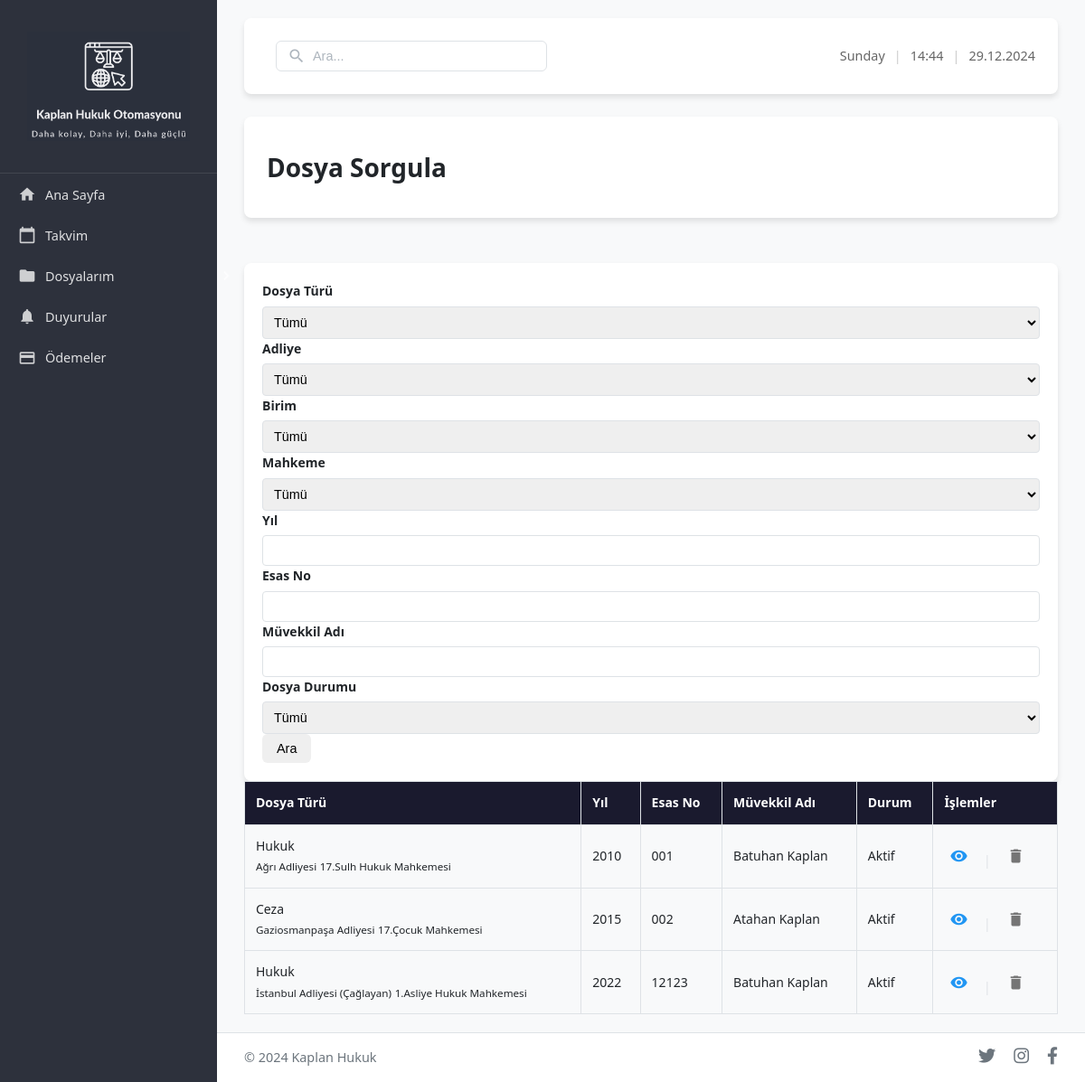
Before: /dosya_sorgula with the older database file.
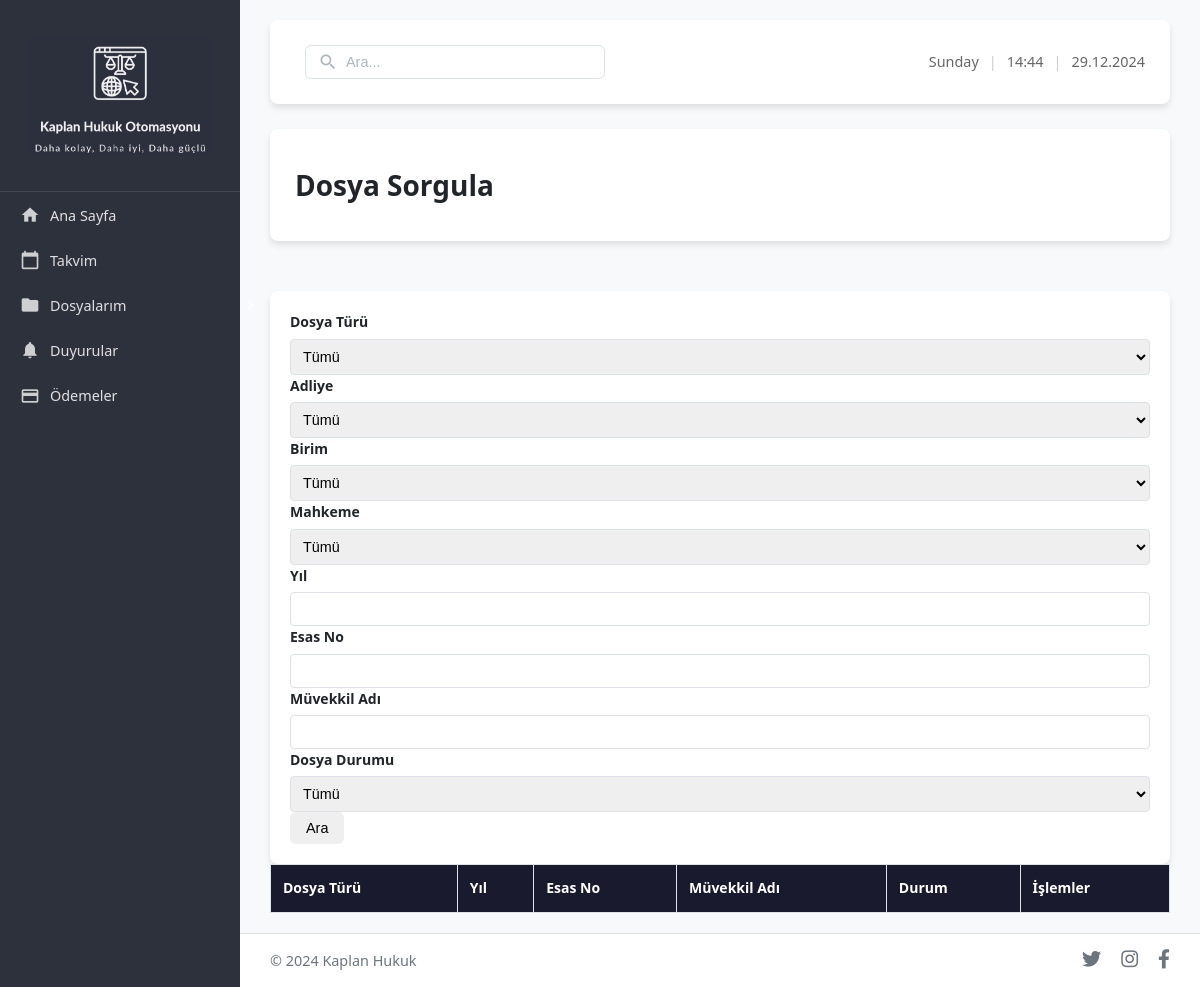
After: the same page with the newer database file.
### app.py (models this page shows)
class CaseFile(db.Model):
    id = db.Column(db.Integer, primary_key=True)
    file_type = db.Column(db.String(50), nullable=False)
    courthouse = db.Column(db.String(100), nullable=False)  # Adliye
    department = db.Column(db.String(100), nullable=False)  # Birim
    year = db.Column(db.Integer, nullable=False)
    case_number = db.Column(db.String(50), nullable=False)
    client_name = db.Column(db.String(150), nullable=False)
    status = db.Column(db.String(50), default='Aktif')
    open_date = db.Column(db.Date)
    next_hearing = db.Column(db.Date)
    expenses = db.relationship('Expense', backref='case_file', lazy=True)
    documents = db.relationship('Document', backref='case_file', lazy=True)
    description = db.Column(db.Text)
    user_id = db.Column(db.Integer, db.ForeignKey('user.id'), nullable=False)

### app.py (the view)
@app.route('/dosya_sorgula')
def dosya_sorgula():
    file_type = request.args.get('file_type')
    status = request.args.get('status')
    query = CaseFile.query
    if file_type:
        query = query.filter_by(file_type=file_type)
    if status:
        query = query.filter_by(status=status)
    case_files = query.all()
    return render_template('dosya_sorgula.html',
                         case_files=case_files,
                         selected_type=file_type,
                         selected_status=status)

### app.py (called while the page is built)
@app.context_processor
def inject_datetime():
    try:
        now = datetime.now()
        current_time = {
            'weekday': now.strftime('%A'),  # Gün adı
            'time': now.strftime('%H:%M'),  # Saat
            'date': now.strftime('%d.%m.%Y')  # Tarih
        }
    except Exception:
        current_time = {
            'weekday': '',
            'time': '',
            'date': ''
        }
    return dict(current_time=current_time)

### templates/dosya_sorgula.html (shortened to what this page needs)
{% extends "layout.html" %}
{% block content %}
<header>
    <div class="header-left">
        <h1>Dosya Sorgula</h1>
    </div>
</header>
<div class="inbox">
    <form method="POST" class="search-form">
        <div class="form-columns">
            <div class="form-column">
                <div class="input-group">
                    <label for="file-type">Dosya Türü</label>
                    <select id="file-type" name="file-type" onchange="updateDepartments()">
                        <option value="">Tümü</option>
                    </select>
                </div>
                <div class="input-group">
                    <label for="courthouse">Adliye</label>
                    <select id="courthouse" name="courthouse">
                        <option value="">Tümü</option>
                    </select>
                </div>
                <div class="input-group">
                    <label for="department">Birim</label>
                    <select id="department" name="department">
                        <option value="">Tümü</option>
                    </select>
                </div>
                <div class="input-group">
                    <label for="court-number">Mahkeme</label>
                    <select id="court-number" name="court-number">
                        <option value="">Tümü</option>
                    </select>
                </div>
            </div>
            <div class="form-column">
                <div class="form-row">
                    <div class="input-group">
                        <label for="year">Yıl</label>
                        <input type="number" id="year" name="year">
                    </div>
                    <div class="input-group">
                        <label for="case-number">Esas No</label>
                        <input type="text" id="case-number" name="case-number">
                    </div>
                </div>
                <div class="input-group">
                    <label for="client-name">Müvekkil Adı</label>
                    <input type="text" id="client-name" name="client-name">
                </div>
                <div class="input-group">
                    <label for="status">Dosya Durumu</label>
                    <select id="status" name="status">
                        <option value="">Tümü</option>
                    </select>
                </div>
            </div>
        </div>
        <div class="search-button-container">
            <button type="submit" class="btn">Ara</button>
        </div>
    </form>
</div>
<table class="data-table">
    <thead>
        <tr>
            <th>Dosya Türü</th>
            <th>Yıl</th>
            <th>Esas No</th>
            <th>Müvekkil Adı</th>
            <th>Durum</th>
            <th>İşlemler</th>
        </tr>
    </thead>
    <tbody>
        {% for case_file in case_files %}
        <tr data-case-id="{{ case_file.id }}">
            <td class="case-type">
                <div class="file-type-details">
                    <div class="main-type">{{ case_file.file_type|title }}</div>
                    <div class="sub-details">
                        <small>{{ case_file.courthouse }}</small>
                        <small>{{ case_file.department }}</small>
                    </div>
                </div>
            </td>
            <td>{{ case_file.year }}</td>
            <td class="case-number">{{ case_file.case_number }}</td>
            <td class="client-name">{{ case_file.client_name }}</td>
            <td>
                <span class="case-status status-text {% if case_file.status == 'Aktif' %}status-active{% else %}status-closed{% endif %}">
                    {{ case_file.status }}
                </span>
            </td>
            <td>
                <button class="action-btn view-btn" onclick="showDetails({{ case_file.id }})" title="Dosya Detayları">
                    <i class="material-icons">visibility</i>
                </button>
                <span style="color: #dee2e6; margin: 0 8px;">|</span>
                <button class="action-btn delete-btn" onclick="deleteCase({{ case_file.id }})" title="Dosyayı Sil">
                    <i class="material-icons">delete</i>
                </button>
            </td>
        </tr>
        {% endfor %}
    </tbody>
</table>
{% endblock %}

### templates/layout.html (shortened to what this page needs)
<!DOCTYPE html>
<html lang="tr">
<head>
    <link rel="stylesheet" href="{{ url_for('static', filename='style.css') }}">
    <link href="https://cdnjs.cloudflare.com/ajax/libs/font-awesome/6.0.0/css/all.min.css" rel="stylesheet">
    <link rel="stylesheet" href="https://cdn.jsdelivr.net/npm/universalviewer@4.0.0/dist/uv.css">
</head>
<body>
    <div class="container">
        <nav class="sidebar">
            <div class="logo">
                <img src="{{ url_for('static', filename='images/logo.png') }}" alt="Kaplan Hukuk">
            </div>
            <ul class="nav-links">
                <li><a href="{{ url_for('anasayfa') }}"><i class="material-icons">home</i>Ana Sayfa</a></li>
                <li><a href="{{ url_for('takvim') }}"><i class="material-icons">calendar_today</i>Takvim</a></li>
                <li class="has-submenu">
                    <a href="#" class="menu-trigger">
                        <div class="menu-left">
                            <i class="material-icons">folder</i>
                            <span>Dosyalarım</span>
                        </div>
                        <i class="material-icons menu-arrow">chevron_right</i>
                    </a>
                </li>
                <li><a href="{{ url_for('duyurular') }}"><i class="material-icons">notifications</i>Duyurular</a></li>
                <li><a href="{{ url_for('odemeler') }}"><i class="material-icons">payment</i>Ödemeler</a></li>
            </ul>
        </nav>
        <div class="main-wrapper">
            <main class="content">
                <header>
                    <div class="search-container">
                        <div class="search-wrapper">
                            <div class="search-box">
                                <i class="material-icons">search</i>
                                <input type="text" placeholder="Ara...">
                            </div>
                        </div>
                    </div>
                    <div class="header-right">
                        <div class="datetime-container">
                            <span class="datetime-text">{{ current_time.weekday }}</span>
                            <span class="separator">|</span>
                            <span class="datetime-text">{{ current_time.time }}</span>
                            <span class="separator">|</span>
                            <span class="datetime-text">{{ current_time.date }}</span>
                        </div>
                    </div>
                </header>
                {% block content %}{% endblock %}
            </main>
            <footer class="site-footer">
                <div class="footer-content">
                    <span>© 2024 Kaplan Hukuk</span>
                    <div class="social-links">
                        <a href="#"><i class="fab fa-twitter"></i></a>
                        <a href="#"><i class="fab fa-instagram"></i></a>
                        <a href="#"><i class="fab fa-facebook-f"></i></a>
                    </div>
                </div>
            </footer>
        </div>
    </div>
</body>
</html>

### static/style.css (style rules this page uses)
:root { --primary-color: #1a1a2e; --secondary-color: #6c757d; --accent-color: #6610f2; --background-color: #f8f9fa; --text-color: #212529; --text-light: #ffffff; --border-color: #dee2e6; --hover-color: #0b5ed7; --success-color: #198754; --warning-color: #ffc107; --danger-color: #dc3545; --shadow: 0 4px 6px rgba(0, 0, 0, 0.1); }
body { margin: 0; padding: 0; box-sizing: border-box; font-family: 'Segoe UI', sans-serif; background-color: var(--background-color); color: var(--text-color); font-size: 14px; line-height: 1.6; }
.container { display: flex; min-height: 100vh; }
.main-wrapper { flex: 1; display: flex; flex-direction: column; min-height: 100vh; }
.sidebar { width: 250px; background: var(--primary-color); color: var(--text-light); box-shadow: var(--shadow); display: flex; flex-direction: column; background-color: rgba(45,49,60,255); }
.logo { padding: 20px; border-bottom: 1px solid rgba(255, 255, 255, 0.1); display: flex; justify-content: center; align-items: center; background: none; }
.logo img { width: 180px; height: auto; opacity: 0.95; transition: opacity 0.3s ease; }
.nav-links { list-style: none; padding: 0; margin: 10px 0; }
.nav-links li a { display: flex; align-items: center; padding: 10px 20px; color: rgba(255, 255, 255, 0.85); text-decoration: none; transition: all 0.2s ease; font-size: 0.9rem; }
.nav-links li a i { font-size: 20px; margin-right: 10px; opacity: 0.9; }
.content { flex: 1; padding: 20px 30px; background: var(--background-color); display: flex; flex-direction: column; }
header { background: var(--text-light); padding: 15px 25px; border-radius: 8px; box-shadow: var(--shadow); margin-bottom: 25px; display: flex; justify-content: space-between; align-items: center; }
.header-right { display: flex; align-items: center; }
.datetime-container { display: flex; align-items: center; gap: 8px; color: var(--text-color); font-size: 0.9rem; }
.datetime-text { color: #666; }
.separator { color: #ccc; font-weight: 300; }
.data-table { width: 100%; border-collapse: collapse; }
.data-table th, .data-table td { padding: 12px; border: 1px solid var(--border-color); text-align: left; }
.data-table th { background: var(--primary-color); color: var(--text-light); }
.datetime-container { display: flex; gap: 10px; margin-left: 20px; }
.inbox { background: var(--text-light); border-radius: 8px; padding: 20px; box-shadow: var(--shadow); margin-top: 25px; }
.input-group { display: flex; flex-direction: column; gap: 5px; }
.input-group label { font-weight: bold; }
.input-group input, .input-group select { padding: 8px; border: 1px solid var(--border-color); border-radius: 4px; font-size: 0.9rem; }
.site-footer { background-color: #fff; padding: 15px 30px; border-top: 1px solid var(--border-color); margin-top: auto; }
.footer-content { display: flex; justify-content: space-between; align-items: center; }
.footer-content span { color: var(--secondary-color); font-size: 0.9rem; }
.social-links { display: flex; gap: 20px; }
.social-links a { color: var(--secondary-color); text-decoration: none; transition: color 0.2s ease; }
.social-links i { font-size: 1.2rem; }
.search-container { position: relative; margin: 10px; }

### templates/dosya_sorgula.html (style rules this page uses)
.btn { padding: 8px 16px; border-radius: 6px; border: none; cursor: pointer; display: flex; align-items: center; gap: 8px; font-size: 0.9rem; font-weight: 500; transition: all 0.2s ease; }
:root { --primary-blue: #2196F3; --primary-hover: #1976D2; --light-blue-bg: #E3F2FD; }

Changed rows visible on the page:
removed CaseFile: file_type "Hukuk", courthouse "Ağrı Adliyesi", department "17.Sulh Hukuk Mahkemesi", year "2010", case_number "001", client_name "Batuhan Kaplan", status "Aktif"
removed CaseFile: file_type "Ceza", courthouse "Gaziosmanpaşa Adliyesi", department "17.Çocuk Mahkemesi", year "2015", case_number "002", client_name "Atahan Kaplan", status "Aktif"
removed CaseFile: file_type "Hukuk", courthouse "İstanbul Adliyesi (Çağlayan)", department "1.Asliye Hukuk Mahkemesi", year "2022", case_number "12123", client_name "Batuhan Kaplan", status "Aktif"
